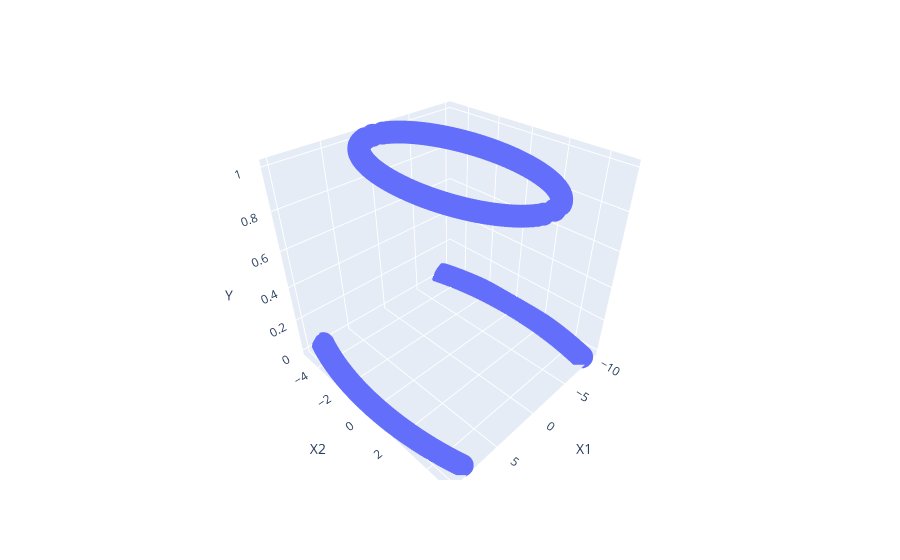

This figure's notebook cell:
### Code cell
pxp.scatter_3d(data_frame=df, x = 'X1', y = 'X2', z = 'Y')

### Figure 1 — Plotly figure (JSON) as saved in the notebook; plotly's stock layout.template omitted (floating-point values rounded to 4 significant figures; data arrays with more than 128 entries replaced by an {"elided": "..."} marker saying what was removed)
{"data": [{"hovertemplate": "X1=%{x}<br>X2=%{y}<br>Y=%{z}<extra></extra>", "legendgroup": "", "marker": {"color": "#636efa", "symbol": "circle"}, "mode": "markers", "name": "", "scene": "scene", "showlegend": false, "type": "scatter3d", "x": {"elided": "400 float values"}, "y": {"elided": "400 float values"}, "z": {"elided": "400 int values"}}], "layout": {"legend": {"tracegroupgap": 0}, "margin": {"t": 60}, "scene": {"domain": {"x": [0, 1], "y": [0, 1]}, "xaxis": {"title": {"text": "X1"}}, "yaxis": {"title": {"text": "X2"}}, "zaxis": {"title": {"text": "Y"}}}}}
